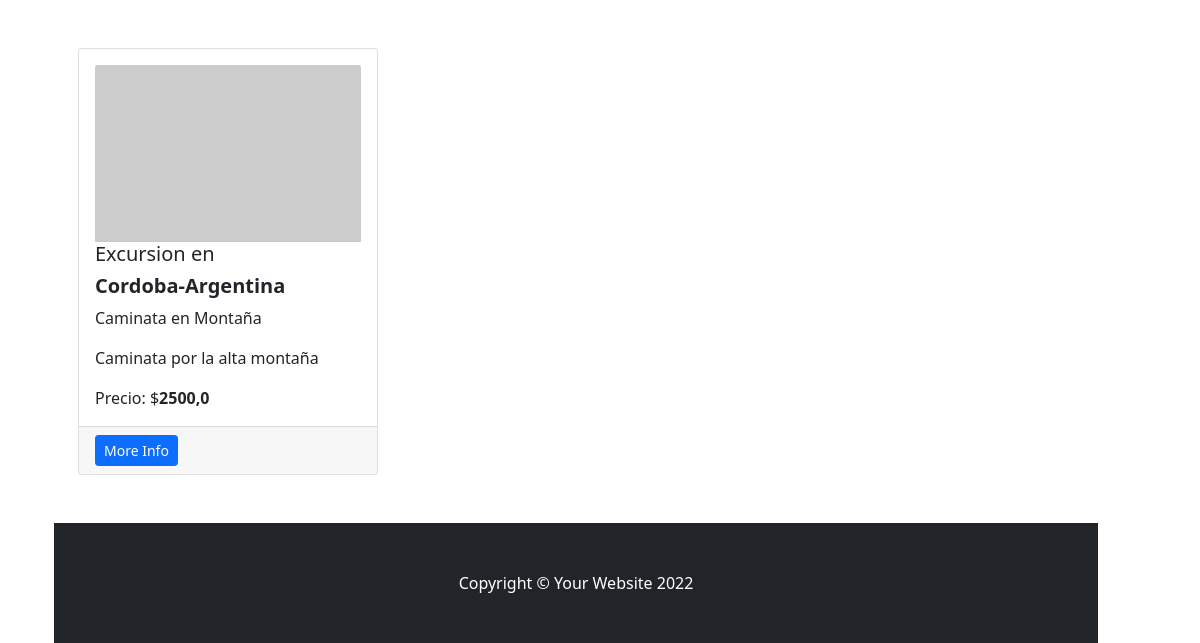
The page /excursiones/ (lower part) on the database as committed earlier.
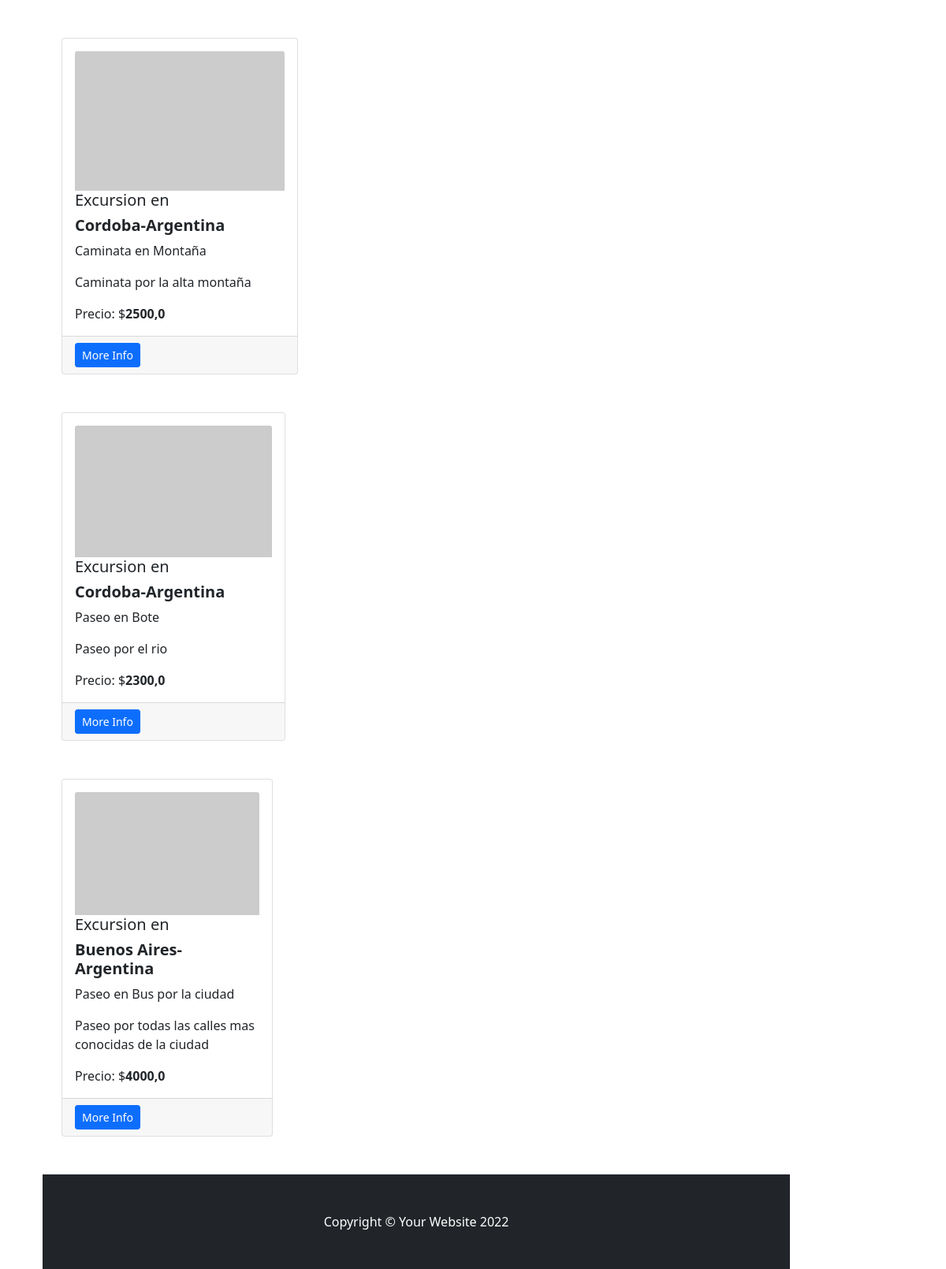
The same page on the database as committed later.
### ProyectoViajesApp/models.py (models this page shows)
class Excursion(models.Model):
    nombre = models.CharField(max_length=30)
    ubicacion = models.CharField(max_length=60)
    descripcion = models.CharField(max_length=150)
    duracion = models.IntegerField()
    precio = models.IntegerField()

### ProyectoViajesApp/views.py (the view)
# urls.py: path('excursiones/',excursiones,name="excursiones"),
def excursiones(request):
    excursiones = Excursion.objects.all()
    return render(request,"ProyectoViajesApp/excursiones.html",{"excursiones":excursiones})

### ProyectoViajesApp/templates/ProyectoViajesApp/excursiones.html (shortened to what this page needs)
{% extends 'ProyectoViajesApp/base.html' %}
{%load static%}
{%block ContenidoPagina%}
            {%for excursion in excursiones%}
            <div class="row gx-4 gx-lg-5">
                <div class="col-md-4 mb-5">
                    <div class="card h-100">
                        <div class="card-body">
                            <img class="card-img-top" src="https://dummyimage.com/450x300/dee2e6/6c757d.jpg" alt="..." />
                            <h5 class="card-title">Excursion en <h5><b>{{excursion.ubicacion}}</b></h5>
                            <p class="card-text">{{excursion.nombre}}</p>
                            <p class="card-text">{{excursion.descripcion}}</p>
                            <p class="card-text">Precio: $<b>{{excursion.precio}}</b></p>
                        </div>
                    <div class="card-footer"><a class="btn btn-primary btn-sm" href="#!">More Info</a></div>
                </div>
            </div>
            {%endfor%}
{%endblock%}

Rows that differ between the two databases and show on the page:
added Excursion: ubicacion "Cordoba-Argentina", nombre "Paseo en Bote", descripcion "Paseo por el rio", precio "2300,0"
added Excursion: ubicacion "Buenos Aires-Argentina", nombre "Paseo en Bus por la ciudad", descripcion "Paseo por todas las calles mas conocidas de la ciudad", precio "4000,0"
